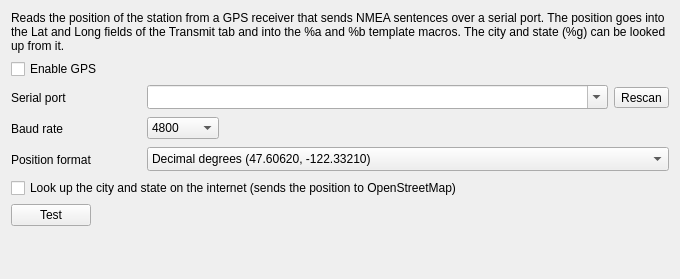
<?xml version="1.0" encoding="UTF-8"?>
<ui version="4.0">
 <class>gpsConfig</class>
 <widget class="QWidget" name="gpsConfig">
  <property name="geometry">
   <rect>
    <x>0</x>
    <y>0</y>
    <width>680</width>
    <height>279</height>
   </rect>
  </property>
  <property name="windowTitle">
   <string>Form</string>
  </property>
  <layout class="QVBoxLayout" name="verticalLayout">
   <item>
    <widget class="QLabel" name="infoLabel">
     <property name="text">
      <string>Reads the position of the station from a GPS receiver that sends NMEA sentences over a serial port. The position goes into the Lat and Long fields of the Transmit tab and into the %a and %b template macros. The city and state (%g) can be looked up from it.</string>
     </property>
     <property name="wordWrap">
      <bool>true</bool>
     </property>
    </widget>
   </item>
   <item>
    <widget class="QCheckBox" name="enableCheckBox">
     <property name="toolTip">
      <string>Let the GPS button on the Transmit tab follow the receiver</string>
     </property>
     <property name="text">
      <string>Enable GPS</string>
     </property>
    </widget>
   </item>
   <item>
    <layout class="QHBoxLayout" name="portLayout">
     <item>
      <widget class="QLabel" name="portLabel">
       <property name="minimumSize">
        <size>
         <width>130</width>
         <height>25</height>
        </size>
       </property>
       <property name="text">
        <string>Serial port</string>
       </property>
      </widget>
     </item>
     <item>
      <widget class="QComboBox" name="portComboBox">
       <property name="sizePolicy">
        <sizepolicy hsizetype="Expanding" vsizetype="Fixed">
         <horstretch>0</horstretch>
         <verstretch>0</verstretch>
        </sizepolicy>
       </property>
       <property name="toolTip">
        <string>Must differ from the CAT and PTT ports</string>
       </property>
       <property name="editable">
        <bool>true</bool>
       </property>
       <property name="sizeAdjustPolicy">
        <enum>QComboBox::AdjustToMinimumContentsLengthWithIcon</enum>
       </property>
       <property name="minimumContentsLength">
        <number>16</number>
       </property>
      </widget>
     </item>
     <item>
      <widget class="QToolButton" name="rescanToolButton">
       <property name="toolTip">
        <string>Look for serial ports again</string>
       </property>
       <property name="text">
        <string>Rescan</string>
       </property>
      </widget>
     </item>
    </layout>
   </item>
   <item>
    <layout class="QHBoxLayout" name="baudLayout">
     <item>
      <widget class="QLabel" name="baudLabel">
       <property name="minimumSize">
        <size>
         <width>130</width>
         <height>25</height>
        </size>
       </property>
       <property name="text">
        <string>Baud rate</string>
       </property>
      </widget>
     </item>
     <item>
      <widget class="QComboBox" name="baudComboBox">
       <property name="toolTip">
        <string>Usually 4800 or 9600</string>
       </property>
       <item>
        <property name="text">
         <string>4800</string>
        </property>
       </item>
       <item>
        <property name="text">
         <string>9600</string>
        </property>
       </item>
       <item>
        <property name="text">
         <string>19200</string>
        </property>
       </item>
       <item>
        <property name="text">
         <string>38400</string>
        </property>
       </item>
       <item>
        <property name="text">
         <string>57600</string>
        </property>
       </item>
       <item>
        <property name="text">
         <string>115200</string>
        </property>
       </item>
      </widget>
     </item>
     <item>
      <spacer name="baudSpacer">
       <property name="orientation">
        <enum>Qt::Horizontal</enum>
       </property>
       <property name="sizeHint" stdset="0">
        <size>
         <width>40</width>
         <height>20</height>
        </size>
       </property>
      </spacer>
     </item>
    </layout>
   </item>
   <item>
    <layout class="QHBoxLayout" name="formatLayout">
     <item>
      <widget class="QLabel" name="formatLabel">
       <property name="minimumSize">
        <size>
         <width>130</width>
         <height>25</height>
        </size>
       </property>
       <property name="text">
        <string>Position format</string>
       </property>
      </widget>
     </item>
     <item>
      <widget class="QComboBox" name="formatComboBox">
       <property name="sizePolicy">
        <sizepolicy hsizetype="Expanding" vsizetype="Fixed">
         <horstretch>0</horstretch>
         <verstretch>0</verstretch>
        </sizepolicy>
       </property>
       <property name="toolTip">
        <string>How the Lat and Long boxes and the %a and %b macros show the position. In the minutes format a position typed in any notation is converted when you leave the box.</string>
       </property>
       <property name="sizeAdjustPolicy">
        <enum>QComboBox::AdjustToMinimumContentsLengthWithIcon</enum>
       </property>
       <property name="minimumContentsLength">
        <number>16</number>
       </property>
       <item>
        <property name="text">
         <string>Decimal degrees (47.60620, -122.33210)</string>
        </property>
       </item>
       <item>
        <property name="text">
         <string>Degrees and decimal minutes, APRS / NMEA (47 36.37N, 122 19.93W)</string>
        </property>
       </item>
      </widget>
     </item>
    </layout>
   </item>
   <item>
    <widget class="QCheckBox" name="placeCheckBox">
     <property name="toolTip">
      <string>Fills the Place box (%g macro). Needs internet.</string>
     </property>
     <property name="text">
      <string>Look up the city and state on the internet (sends the position to OpenStreetMap)</string>
     </property>
    </widget>
   </item>
   <item>
    <layout class="QHBoxLayout" name="testLayout">
     <item>
      <widget class="QPushButton" name="testPushButton">
       <property name="toolTip">
        <string>Read the position with the settings shown here</string>
       </property>
       <property name="text">
        <string>Test</string>
       </property>
      </widget>
     </item>
     <item>
      <widget class="QLabel" name="resultLabel">
       <property name="sizePolicy">
        <sizepolicy hsizetype="Expanding" vsizetype="Preferred">
         <horstretch>0</horstretch>
         <verstretch>0</verstretch>
        </sizepolicy>
       </property>
       <property name="text">
        <string/>
       </property>
       <property name="wordWrap">
        <bool>true</bool>
       </property>
       <property name="textInteractionFlags">
        <set>Qt::TextSelectableByMouse</set>
       </property>
      </widget>
     </item>
    </layout>
   </item>
   <item>
    <spacer name="verticalSpacer">
     <property name="orientation">
      <enum>Qt::Vertical</enum>
     </property>
     <property name="sizeHint" stdset="0">
      <size>
       <width>20</width>
       <height>40</height>
      </size>
     </property>
    </spacer>
   </item>
  </layout>
 </widget>
 <resources/>
 <connections/>
</ui>
